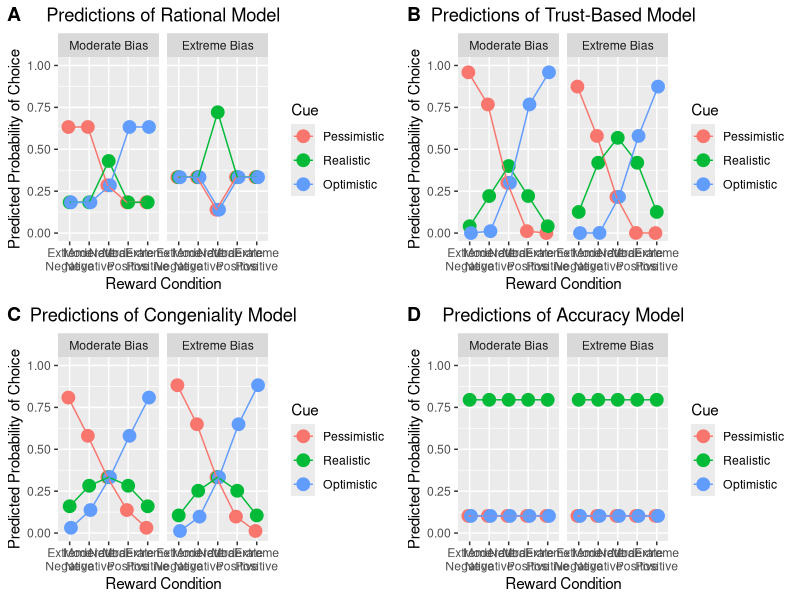

The R script that drew this image:
library(tidyverse)
library(ggpubr)
library(stringr)

#Calculate and Normalize Expected Values for each Reward Condition and Information Valuation Strategy
Q <- function(Jprob = list(O1S1 = .375,O2S1 = .125,O1S2 = .125, O2S2 = .375), Reward = list(S1L = 5, S1R = 0, S2L = -5, S2R= 0), Model = "Confirmation_Bias",p1 = .25,p2=1,p3 = 0.25, p4 = .5){
  if(Model == "Rational"){
    EQ <- ifelse(Jprob$O1S1*Reward$S1L + Jprob$O1S2*Reward$S2L >
                   Jprob$O1S1*Reward$S1R + Jprob$O1S2*Reward$S2R,
                 Jprob$O1S1*Reward$S1L + Jprob$O1S2*Reward$S2L,
                 Jprob$O1S1*Reward$S1R + Jprob$O1S2*Reward$S2R) +
      ifelse(Jprob$O2S1*Reward$S1L + Jprob$O2S2*Reward$S2L > 
               Jprob$O2S1*Reward$S1R + Jprob$O2S2*Reward$S2R,
             Jprob$O2S1*Reward$S1L + Jprob$O2S2*Reward$S2L,
             Jprob$O2S1*Reward$S1R + Jprob$O2S2*Reward$S2R)
  } else if(Model == "Heuristic"){
    EQ <-  Jprob$O1S1*Reward$S1L + Jprob$O1S2*Reward$S2L + Jprob$O2S1*Reward$S1R + Jprob$O2S2*Reward$S2R
  } else if(Model == "Confirmation_Bias"){
    EQ <- ifelse((Jprob$O1S1 +Jprob$O2S1)*Reward$S1L + (Jprob$O1S2 +Jprob$O2S2)*Reward$S2L  >
                   (Jprob$O1S1 +Jprob$O2S1)*Reward$S1R + (Jprob$O1S2 +Jprob$O2S2)*Reward$S2R,
                 (Jprob$O1S1 + Jprob$O1S2)*((Jprob$O1S1 +Jprob$O2S1)*Reward$S1L + (Jprob$O1S2 +Jprob$O2S2)*Reward$S2L -
                                              ((Jprob$O1S1 +Jprob$O2S1)*Reward$S1R + (Jprob$O1S2 +Jprob$O2S2)*Reward$S2R)),
                 (Jprob$O2S1 + Jprob$O2S2)*((Jprob$O1S1 +Jprob$O2S1)*Reward$S1R + (Jprob$O1S2 +Jprob$O2S2)*Reward$S2R - 
                                              ((Jprob$O1S1 +Jprob$O2S1)*Reward$S1L + (Jprob$O1S2 +Jprob$O2S2)*Reward$S2L))) 
  } else if(Model == "Accuracy"){
    EQ <-  Jprob$O1S1 + Jprob$O2S2
  }
  CQ <- ifelse((Jprob$O1S1 +Jprob$O2S1)*Reward$S1L + (Jprob$O1S2 +Jprob$O2S2)*Reward$S2L  >
                 (Jprob$O1S1 +Jprob$O2S1)*Reward$S1R + (Jprob$O1S2 +Jprob$O2S2)*Reward$S2R,
               (Jprob$O1S1 +Jprob$O2S1)*Reward$S1L + (Jprob$O1S2 +Jprob$O2S2)*Reward$S2L,
               (Jprob$O1S1 +Jprob$O2S1)*Reward$S1R + (Jprob$O1S2 +Jprob$O2S2)*Reward$S2R) 
  return(list(EQ,CQ))
}

d <- data.frame(Condition = rep(1:5,each =6),
                Reward_Condition = rep(c("Extreme Negative", "Moderate Negative","Neutral","Moderate Positive","Extreme Positive"),each =6) %>%
                  factor(levels =c("Extreme Negative", "Moderate Negative","Neutral","Moderate Positive","Extreme Positive")) ,
                Cue = rep(c("Pessimistic","Realistic","Optimistic"),10) %>% factor(levels=c("Pessimistic","Realistic","Optimistic")),
                Bias_Condition = rep(c("Moderate Bias","Extreme Bias"),each =3) %>% factor(levels = c("Moderate Bias","Extreme Bias")))
for(i in c("Rational","Confirmation_Bias", "Heuristic","Accuracy")){
  QExtOptC1 <- Q(list(O1S1 = .5,O2S1 = 0, O1S2 = .5, O2S2 = .0), Reward = list(S1L = 1, S1R = 0, S2L = -10, S2R= 0), Model = i)[[1]]
  QModOptC1 <- Q(list(O1S1 = .5,O2S1 = 0, O1S2 = .275, O2S2 = .225), Reward = list(S1L = 1, S1R = 0, S2L = -10, S2R= 0), Model = i)[[1]]
  QRealC1 <- Q(list(O1S1 = .4,O2S1 = .1, O1S2 = .1, O2S2 = .4), Reward = list(S1L = 1, S1R = 0, S2L = -10, S2R= 0), Model = i)[[1]]
  QModPessC1 <- Q(list(O1S1 = .225,O2S1 = .275, O1S2 = 0, O2S2 = .5), Reward = list(S1L = 1, S1R = 0, S2L = -10, S2R= 0), Model = i)[[1]]
  QExtPessC1 <- Q(list(O1S1 = 0,O2S1 = .5, O1S2 = 0, O2S2 = .5), Reward = list(S1L = 1, S1R = 0, S2L = -10, S2R= 0), Model = i)[[1]]
  
  QExtOptC2 <- Q(list(O1S1 = .5,O2S1 = 0, O1S2 = .5, O2S2 = .0), Reward = list(S1L = 1, S1R = 0, S2L = -5, S2R= 0), Model = i)[[1]]
  QModOptC2 <- Q(list(O1S1 = .5,O2S1 = 0, O1S2 = .275, O2S2 = .225), Reward = list(S1L = 1, S1R = 0, S2L = -5, S2R= 0), Model = i)[[1]]
  QRealC2 <- Q(list(O1S1 = .4,O2S1 = .1, O1S2 = .1, O2S2 = .4), Reward = list(S1L = 1, S1R = 0, S2L = -5, S2R= 0), Model = i)[[1]]
  QModPessC2 <- Q(list(O1S1 = .225,O2S1 = .275, O1S2 = 0, O2S2 = .5), Reward = list(S1L = 1, S1R = 0, S2L = -5, S2R= 0), Model = i)[[1]]
  QExtPessC2 <- Q(list(O1S1 = 0,O2S1 = .5, O1S2 = 0, O2S2 = .5), Reward = list(S1L = 1, S1R = 0, S2L = -5, S2R= 0), Model = i)[[1]]
  
  QExtOptC3 <- Q(list(O1S1 = .5,O2S1 = 0, O1S2 = .5, O2S2 = .0), Reward = list(S1L = 1, S1R = 0, S2L = -1, S2R= 0), Model = i)[[1]]
  QModOptC3 <- Q(list(O1S1 = .5,O2S1 = 0, O1S2 = .275, O2S2 = .225), Reward = list(S1L = 1, S1R = 0, S2L = -1, S2R= 0), Model = i)[[1]]
  QRealC3 <- Q(list(O1S1 = .4,O2S1 = .1, O1S2 = .1, O2S2 = .4), Reward = list(S1L = 1, S1R = 0, S2L = -1, S2R= 0), Model = i)[[1]]
  QModPessC3 <- Q(list(O1S1 = .225,O2S1 = .275, O1S2 = 0, O2S2 = .5), Reward = list(S1L = 1, S1R = 0, S2L = -1, S2R= 0), Model = i)[[1]]
  QExtPessC3 <- Q(list(O1S1 = 0,O2S1 = .5, O1S2 = 0, O2S2 = .5), Reward = list(S1L = 1, S1R = 0, S2L = -1, S2R= 0), Model = i)[[1]]
  
  QExtOptC4 <- Q(list(O1S1 = .5,O2S1 = 0, O1S2 = .5, O2S2 = .0), Reward = list(S1L = 5, S1R = 0, S2L = -1, S2R= 0), Model = i)[[1]]
  QModOptC4 <- Q(list(O1S1 = .5,O2S1 = 0, O1S2 = .275, O2S2 = .225), Reward = list(S1L = 5, S1R = 0, S2L = -1, S2R= 0), Model = i)[[1]]
  QRealC4 <- Q(list(O1S1 = .4,O2S1 = .1, O1S2 = .1, O2S2 = .4), Reward = list(S1L = 5, S1R = 0, S2L = -1, S2R= 0), Model = i)[[1]]
  QModPessC4 <- Q(list(O1S1 = .225,O2S1 = .275, O1S2 = 0, O2S2 = .5), Reward = list(S1L = 5, S1R = 0, S2L = -1, S2R= 0), Model = i)[[1]]
  QExtPessC4 <- Q(list(O1S1 = 0,O2S1 = .5, O1S2 = 0, O2S2 = .5), Reward = list(S1L = 5, S1R = 0, S2L = -1, S2R= 0), Model = i)[[1]]
  
  QExtOptC5 <- Q(list(O1S1 = .5,O2S1 = 0, O1S2 = .5, O2S2 = .0), Reward = list(S1L = 10, S1R = 0, S2L = -1, S2R= 0), Model = i)[[1]]
  QModOptC5 <- Q(list(O1S1 = .5,O2S1 = 0, O1S2 = .275, O2S2 = .225), Reward = list(S1L = 10, S1R = 0, S2L = -1, S2R= 0), Model = i)[[1]]
  QRealC5 <- Q(list(O1S1 = .4,O2S1 = .1, O1S2 = .1, O2S2 = .4), Reward = list(S1L = 10, S1R = 0, S2L = -1, S2R= 0), Model = i)[[1]]
  QModPessC5 <- Q(list(O1S1 = .225,O2S1 = .275, O1S2 = 0, O2S2 = .5), Reward = list(S1L = 10, S1R = 0, S2L = -1, S2R= 0), Model = i)[[1]]
  QExtPessC5 <- Q(list(O1S1 = 0,O2S1 = .5, O1S2 = 0, O2S2 = .5), Reward = list(S1L = 10, S1R = 0, S2L = -1, S2R= 0), Model = i)[[1]]
  
  QExtOpt <- c(QExtOptC1,QExtOptC2,QExtOptC3,QExtOptC4,QExtOptC5,QRealC1,QRealC2,QRealC3,QRealC4,QRealC5,QExtPessC1,QExtPessC2,QExtPessC3,QExtPessC4,QExtPessC5) %>% scale
  QModOpt <- c(QModOptC1,QModOptC2,QModOptC3,QModOptC4,QModOptC5,QRealC1,QRealC2,QRealC3,QRealC4,QRealC5,QModPessC1,QModPessC2,QModPessC3,QModPessC4,QModPessC5) %>% scale
  QExtReal <- c(QRealC1,QRealC2,QRealC3,QRealC4,QRealC5,QExtOptC1,QExtOptC2,QExtOptC3,QExtOptC4,QExtOptC5,QExtPessC1,QExtPessC2,QExtPessC3,QExtPessC4,QExtPessC5) %>% scale
  QModReal <- c(QRealC1,QRealC2,QRealC3,QRealC4,QRealC5,QModOptC1,QModOptC2,QModOptC3,QModOptC4,QModOptC5,QModPessC1,QModPessC2,QModPessC3,QModPessC4,QModPessC5) %>% scale
  QModPess <- c(QModPessC1,QModPessC2,QModPessC3,QModPessC4,QModPessC5,QRealC1,QRealC2,QRealC3,QRealC4,QRealC5,QModOptC1,QModOptC2,QModOptC3,QModOptC4,QModOptC5) %>% scale
  QExtPess <- c(QExtPessC1,QExtPessC2,QExtPessC3,QExtPessC4,QExtPessC5,QRealC1,QRealC2,QRealC3,QRealC4,QRealC5,QExtOptC1,QExtOptC2,QExtOptC3,QExtOptC4,QExtOptC5) %>% scale
  
  d <- d %>% mutate(
    "EV_{i}" := case_when(
      Bias_Condition == "Extreme Bias" & Cue == "Optimistic" & Condition == 5 ~ QExtOpt[5],
      Bias_Condition == "Extreme Bias" & Cue == "Optimistic" & Condition == 4 ~ QExtOpt[4],
      Bias_Condition == "Extreme Bias" & Cue == "Optimistic" & Condition == 3 ~ QExtOpt[3],
      Bias_Condition == "Extreme Bias" & Cue == "Optimistic" & Condition == 2 ~ QExtOpt[2],
      Bias_Condition == "Extreme Bias" & Cue == "Optimistic" & Condition == 1 ~ QExtOpt[1],
      
      Bias_Condition == "Extreme Bias" & Cue == "Realistic" & Condition == 5 ~ QExtReal[5],
      Bias_Condition == "Extreme Bias" & Cue == "Realistic" & Condition == 4 ~ QExtReal[4],
      Bias_Condition == "Extreme Bias" & Cue == "Realistic" & Condition == 3 ~ QExtReal[3],
      Bias_Condition == "Extreme Bias" & Cue == "Realistic" & Condition == 2 ~ QExtReal[2],
      Bias_Condition == "Extreme Bias" & Cue == "Realistic" & Condition == 1 ~ QExtReal[1],
      
      Bias_Condition == "Extreme Bias" & Cue == "Pessimistic" & Condition == 5 ~ QExtPess[5],
      Bias_Condition == "Extreme Bias" & Cue == "Pessimistic" & Condition == 4 ~ QExtPess[4],
      Bias_Condition == "Extreme Bias" & Cue == "Pessimistic" & Condition == 3 ~ QExtPess[3],
      Bias_Condition == "Extreme Bias" & Cue == "Pessimistic" & Condition == 2 ~ QExtPess[2],
      Bias_Condition == "Extreme Bias" & Cue == "Pessimistic" & Condition == 1 ~ QExtPess[1],
      
      Bias_Condition == "Moderate Bias" & Cue == "Optimistic" & Condition == 5 ~ QModOpt[5],
      Bias_Condition == "Moderate Bias" & Cue == "Optimistic" & Condition == 4 ~ QModOpt[4],
      Bias_Condition == "Moderate Bias" & Cue == "Optimistic" & Condition == 3 ~ QModOpt[3],
      Bias_Condition == "Moderate Bias" & Cue == "Optimistic" & Condition == 2 ~ QModOpt[2],
      Bias_Condition == "Moderate Bias" & Cue == "Optimistic" & Condition == 1 ~ QModOpt[1],
      
      Bias_Condition == "Moderate Bias" & Cue == "Realistic" & Condition == 5 ~ QModReal[5],
      Bias_Condition == "Moderate Bias" & Cue == "Realistic" & Condition == 4 ~ QModReal[4],
      Bias_Condition == "Moderate Bias" & Cue == "Realistic" & Condition == 3 ~ QModReal[3],
      Bias_Condition == "Moderate Bias" & Cue == "Realistic" & Condition == 2 ~ QModReal[2],
      Bias_Condition == "Moderate Bias" & Cue == "Realistic" & Condition == 1 ~ QModReal[1],
      
      Bias_Condition == "Moderate Bias" & Cue == "Pessimistic" & Condition == 5 ~ QModPess[5],
      Bias_Condition == "Moderate Bias" & Cue == "Pessimistic" & Condition == 4 ~ QModPess[4],
      Bias_Condition == "Moderate Bias" & Cue == "Pessimistic" & Condition == 3 ~ QModPess[3],
      Bias_Condition == "Moderate Bias" & Cue == "Pessimistic" & Condition == 2 ~ QModPess[2],
      Bias_Condition == "Moderate Bias" & Cue == "Pessimistic" & Condition == 1 ~ QModPess[1]
    )
  )
}

##Simulate Preference for Biased information for each Information Valuation Strategy using a Softmax
dP <- d %>% 
  group_by(Reward_Condition,Bias_Condition) %>% 
  mutate(
    EVRationalExp = exp(10*EV_Rational),
    EVHeuristicExp = exp(7*EV_Heuristic),
    EVCBExp = exp(1.5*EV_Confirmation_Bias),
    EVAccExp = exp(EV_Accuracy),
    EV_Rational_Probs = EVRationalExp/sum(EVRationalExp),
    EV_Heuristic_Probs = EVHeuristicExp/sum(EVHeuristicExp),
    EV_CB_Probs = EVCBExp/sum(EVCBExp),
    EV_Acc_Probs = EVAccExp/sum(EVAccExp))


##Plot Simulated Preference for biased information under each information valuation strategy 
P_Rational <- dP %>% ggplot(aes(x=Reward_Condition, y=EV_Rational_Probs, color= Cue, group = Cue)) + 
  geom_point(position=position_dodge(width = 0.2), size = 4) +
  geom_line(position=position_dodge(width = 0.2)) +
  ylim(c(0,1)) +
  scale_fill_brewer(palette="Paired") +
  facet_wrap(~Bias_Condition) +
  labs(x = "Reward Condition", y = "Predicted Probability of Choice",title = "Predictions of Rational Model") +
  theme(plot.subtitle = element_text(hjust = 0.5),plot.title = element_text(hjust = 0.5)) +
  scale_x_discrete(labels = function(x) str_wrap(x, width = 10))


P_Heuristic <- dP %>% ggplot(aes(x=Reward_Condition, y=EV_Heuristic_Probs, color= Cue, group = Cue)) + 
  geom_point(position=position_dodge(width = 0.2), size = 4) +
  geom_line(position=position_dodge(width = 0.2)) +
  ylim(c(0,1)) +
  scale_fill_brewer(palette="Paired") +
  facet_wrap(~Bias_Condition) +
  labs(x = "Reward Condition", y = "Predicted Probability of Choice",title = "Predictions of Trust-Based Model") +
  theme(plot.subtitle = element_text(hjust = 0.5),plot.title = element_text(hjust = 0.5)) +
  scale_x_discrete(labels = function(x) str_wrap(x, width = 10))


P_CB <- dP %>% ggplot(aes(x=Reward_Condition, y=EV_CB_Probs, color= Cue, group = Cue)) + 
  geom_point(position=position_dodge(width = 0.2), size = 4) +
  geom_line(position=position_dodge(width = 0.2)) +
  ylim(c(0,1)) +
  scale_fill_brewer(palette="Paired") +
  facet_wrap(~Bias_Condition) +
  labs(x = "Reward Condition", y = "Predicted Probability of Choice",title = "Predictions of Congeniality Model") +
  theme(plot.subtitle = element_text(hjust = 0.5),plot.title = element_text(hjust = 0.5)) +
  scale_x_discrete(labels = function(x) str_wrap(x, width = 10))


P_Acc <- dP %>% ggplot(aes(x=Reward_Condition, y=EV_Acc_Probs, color= Cue, group = Cue)) + 
  geom_point(position=position_dodge(width = 0.2), size = 4) +
  geom_line(position=position_dodge(width = 0.2)) +
  ylim(c(0,1)) +
  scale_fill_brewer(palette="Paired") +
  facet_wrap(~Bias_Condition) +
  labs(x = "Reward Condition", y = "Predicted Probability of Choice",title = "Predictions of Accuracy Model") +
  theme(plot.subtitle = element_text(hjust = 0.5),plot.title = element_text(hjust = 0.5)) +
  scale_x_discrete(labels = function(x) str_wrap(x, width = 10))


ggarrange(P_Rational, P_Heuristic, P_CB,P_Acc,
          labels = c("A", "B", "C","D"),
          ncol = 2, nrow = 2)


